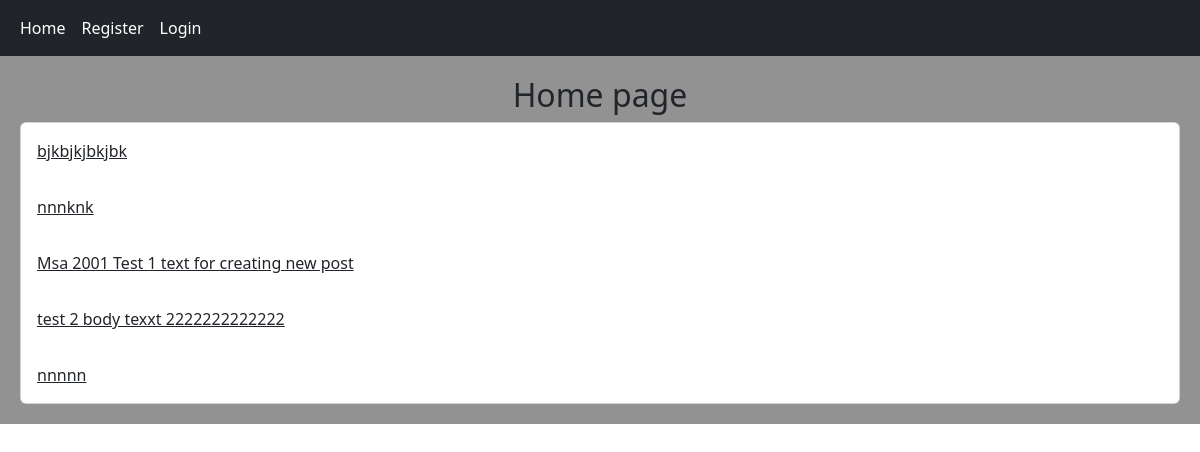
The page / on the database its author committed.
### home/models.py (models this page shows, shortened)
class Post(models.Model):
    user = models.ForeignKey(User, on_delete=models.CASCADE, related_name='posts')
    title = models.CharField(max_length=50)
    body = models.TextField(max_length=1000)
    slug = models.SlugField()
    created = models.DateTimeField(auto_now_add=True)
    updated = models.DateTimeField(auto_now=True)
    class Meta:
        ordering = ('-updated',)
    def get_absolute_url(self):
        return reverse('home:post_detail', args=[self.id, self.slug])

### home/views.py (the view)
# urls.py: path('', views.HomeView.as_view(), name='home'),
class HomeView(View):
    def get(self, request):
        posts = Post.objects.all()
        return render(request, 'home/index.html', {'posts': posts})

### home/templates/home/index.html
{% extends 'base.html' %}
{% block content %}
    <h2 class="text-center">Home page</h2>
    <div class="card">
    {% for post in posts %}
        <a class="card-body" href="{{ post.get_absolute_url }}">{{ post.body|truncatewords:10 }}</a>
    {% endfor %}
    </div>
{% endblock %}

### rows shown on the page
Post: body "bjkbjkjbkjbk"
Post: body "nnnknk"
Post: body "Msa 2001 Test 1 text for creating new post"
Post: body "test 2 body texxt 2222222222222"
Post: body "nnnnn"
